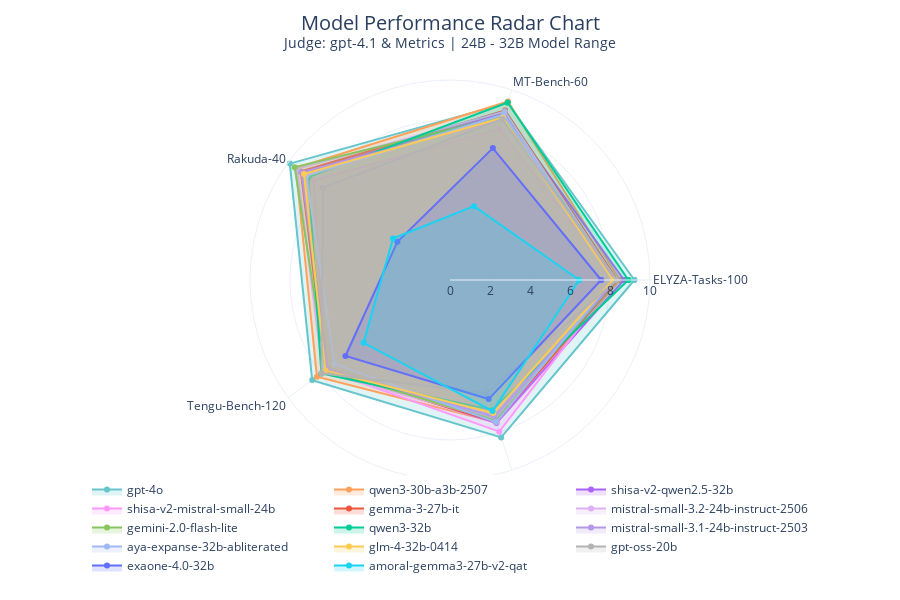

Notebook code cell kept with this figure:
### Code cell
import plotly.graph_objects as go
import plotly.express as px
import textwrap

primary_judge = 'judge_gpt-4.1'
df_filtered = all_result_df[all_result_df['judge_model'].isin([primary_judge, 'Metrics (BLEU/chrF)'])]
mean_df = df_filtered.groupby(["model_name", "eval_dataset"])['score'].mean().reset_index()
unique_benchmarks = sorted(mean_df['eval_dataset'].unique())

def hex_to_rgba(h, a):
    h = h.lstrip('#')
    return f'rgba({int(h[0:2], 16)}, {int(h[2:4], 16)}, {int(h[4:6], 16)}, {a})'

fig_radar = go.Figure()
# Uses the global model_order and color_map
for model_name in model_order:
    if model_name in mean_df['model_name'].values:
        model_subset = mean_df[mean_df['model_name'] == model_name].set_index('eval_dataset').reindex(unique_benchmarks).reset_index()

        # Check if there's data to avoid errors
        if not model_subset.empty:
            scores_closed = model_subset["score"].tolist() + [model_subset["score"].iloc[0]]
            theta_closed = model_subset["eval_dataset"].tolist() + [model_subset["eval_dataset"].iloc[0]]

            fig_radar.add_trace(go.Scatterpolar(
                # Use the new "closed" lists
                r=scores_closed,
                theta=theta_closed,
                fill='toself',
                name=model_name,
                mode='lines+markers',
                line=dict(color=color_map[model_name]),
                fillcolor=hex_to_rgba(color_map[model_name], 0.2),
                hovertemplate="<b>%{fullData.name}</b><br>Score: %{r:.2f}<extra></extra>"
            ))
        
# --- Final Layout Update ---
fig_radar.update_layout(
    height=600,
    title=dict(
        text=f"Model Performance Radar Chart<br><sup>Judge: {primary_judge.replace('judge_', '')} & Metrics | {MODEL_RANGE_GROUP}</sup>",
        font=dict(size=20),
        x=0.5,
        y=0.95
    ),
    polar=dict(
        radialaxis=dict(visible=True, range=[0, 10]),
        angularaxis=dict(
            tickfont=dict(size=12)
        )
    ),
    legend=dict(
        orientation='h',
        yanchor='bottom',
        y=-0.25, # Further increase distance for legend
        xanchor='center',
        x=0.5
    ),
    template='plotly_white',
    # Increase bottom margin significantly to ensure everything fits
    margin=dict(l=80, r=80, b=120, t=80)
)

fig_radar.show()

# fig_radar.write_image(f"{GRAPHS_DIR}/radar_chart.png")

### Figure 1 — Plotly figure (JSON) as saved in the notebook; plotly's stock layout.template omitted (floating-point values rounded to 4 significant figures)
{"data": [{"fill": "toself", "fillcolor": "rgba(102, 197, 204, 0.2)", "hovertemplate": "<b>%{fullData.name}</b><br>Score: %{r:.2f}<extra></extra>", "line": {"color": "#66c5cc"}, "mode": "lines+markers", "name": "gpt-4o", "r": [9.22, 9.317, 9.9, 8.517, 8.277, 9.22], "theta": ["ELYZA-Tasks-100", "MT-Bench-60", "Rakuda-40", "Tengu-Bench-120", "VNTL-Translation-200", "ELYZA-Tasks-100"], "type": "scatterpolar"}, {"fill": "toself", "fillcolor": "rgba(255, 161, 90, 0.2)", "hovertemplate": "<b>%{fullData.name}</b><br>Score: %{r:.2f}<extra></extra>", "line": {"color": "#FFA15A"}, "mode": "lines+markers", "name": "qwen3-30b-a3b-2507", "r": [8.5, 9.383, 9.525, 8.225, 7.49, 8.5], "theta": ["ELYZA-Tasks-100", "MT-Bench-60", "Rakuda-40", "Tengu-Bench-120", "VNTL-Translation-200", "ELYZA-Tasks-100"], "type": "scatterpolar"}, {"fill": "toself", "fillcolor": "rgba(171, 99, 250, 0.2)", "hovertemplate": "<b>%{fullData.name}</b><br>Score: %{r:.2f}<extra></extra>", "line": {"color": "#AB63FA"}, "mode": "lines+markers", "name": "shisa-v2-qwen2.5-32b", "r": [8.7, 8.783, 9.125, 7.567, 7.518, 8.7], "theta": ["ELYZA-Tasks-100", "MT-Bench-60", "Rakuda-40", "Tengu-Bench-120", "VNTL-Translation-200", "ELYZA-Tasks-100"], "type": "scatterpolar"}, {"fill": "toself", "fillcolor": "rgba(255, 151, 255, 0.2)", "hovertemplate": "<b>%{fullData.name}</b><br>Score: %{r:.2f}<extra></extra>", "line": {"color": "#FF97FF"}, "mode": "lines+markers", "name": "shisa-v2-mistral-small-24b", "r": [8.3, 7.933, 8.45, 7.683, 7.973, 8.3], "theta": ["ELYZA-Tasks-100", "MT-Bench-60", "Rakuda-40", "Tengu-Bench-120", "VNTL-Translation-200", "ELYZA-Tasks-100"], "type": "scatterpolar"}, {"fill": "toself", "fillcolor": "rgba(239, 85, 59, 0.2)", "hovertemplate": "<b>%{fullData.name}</b><br>Score: %{r:.2f}<extra></extra>", "line": {"color": "#EF553B"}, "mode": "lines+markers", "name": "gemma-3-27b-it", "r": [8.36, 8.917, 9.225, 7.692, 7.456, 8.36], "theta": ["ELYZA-Tasks-100", "MT-Bench-60", "Rakuda-40", "Tengu-Bench-120", "VNTL-Translation-200", "ELYZA-Tasks-100"], "type": "scatterpolar"}, {"fill": "toself", "fillcolor": "rgba(220, 176, 242, 0.2)", "hovertemplate": "<b>%{fullData.name}</b><br>Score: %{r:.2f}<extra></extra>", "line": {"color": "#dcb0f2"}, "mode": "lines+markers", "name": "mistral-small-3.2-24b-instruct-2506", "r": [8.3, 8.867, 9.45, 7.867, 7.347, 8.3], "theta": ["ELYZA-Tasks-100", "MT-Bench-60", "Rakuda-40", "Tengu-Bench-120", "VNTL-Translation-200", "ELYZA-Tasks-100"], "type": "scatterpolar"}, {"fill": "toself", "fillcolor": "rgba(135, 197, 95, 0.2)", "hovertemplate": "<b>%{fullData.name}</b><br>Score: %{r:.2f}<extra></extra>", "line": {"color": "#87c55f"}, "mode": "lines+markers", "name": "gemini-2.0-flash-lite", "r": [8.3, 8.583, 9.6, 7.667, 7.375, 8.3], "theta": ["ELYZA-Tasks-100", "MT-Bench-60", "Rakuda-40", "Tengu-Bench-120", "VNTL-Translation-200", "ELYZA-Tasks-100"], "type": "scatterpolar"}, {"fill": "toself", "fillcolor": "rgba(0, 204, 150, 0.2)", "hovertemplate": "<b>%{fullData.name}</b><br>Score: %{r:.2f}<extra></extra>", "line": {"color": "#00CC96"}, "mode": "lines+markers", "name": "qwen3-32b", "r": [8.92, 9.333, 8.75, 7.95, 6.832, 8.92], "theta": ["ELYZA-Tasks-100", "MT-Bench-60", "Rakuda-40", "Tengu-Bench-120", "VNTL-Translation-200", "ELYZA-Tasks-100"], "type": "scatterpolar"}, {"fill": "toself", "fillcolor": "rgba(180, 151, 231, 0.2)", "hovertemplate": "<b>%{fullData.name}</b><br>Score: %{r:.2f}<extra></extra>", "line": {"color": "#b497e7"}, "mode": "lines+markers", "name": "mistral-small-3.1-24b-instruct-2503", "r": [8.3, 8.45, 9.175, 7.583, 7.193, 8.3], "theta": ["ELYZA-Tasks-100", "MT-Bench-60", "Rakuda-40", "Tengu-Bench-120", "VNTL-Translation-200", "ELYZA-Tasks-100"], "type": "scatterpolar"}, {"fill": "toself", "fillcolor": "rgba(158, 185, 243, 0.2)", "hovertemplate": "<b>%{fullData.name}</b><br>Score: %{r:.2f}<extra></extra>", "line": {"color": "#9eb9f3"}, "mode": "lines+markers", "name": "aya-expanse-32b-abliterated", "r": [8.12, 8.7, 8.875, 7.142, 7.485, 8.12], "theta": ["ELYZA-Tasks-100", "MT-Bench-60", "Rakuda-40", "Tengu-Bench-120", "VNTL-Translation-200", "ELYZA-Tasks-100"], "type": "scatterpolar"}, {"fill": "toself", "fillcolor": "rgba(254, 203, 82, 0.2)", "hovertemplate": "<b>%{fullData.name}</b><br>Score: %{r:.2f}<extra></extra>", "line": {"color": "#FECB52"}, "mode": "lines+markers", "name": "glm-4-32b-0414", "r": [8.14, 8.533, 9.025, 7.7, 6.998, 8.14], "theta": ["ELYZA-Tasks-100", "MT-Bench-60", "Rakuda-40", "Tengu-Bench-120", "VNTL-Translation-200", "ELYZA-Tasks-100"], "type": "scatterpolar"}, {"fill": "toself", "fillcolor": "rgba(179, 179, 179, 0.2)", "hovertemplate": "<b>%{fullData.name}</b><br>Score: %{r:.2f}<extra></extra>", "line": {"color": "#b3b3b3"}, "mode": "lines+markers", "name": "gpt-oss-20b", "r": [8.34, 8.467, 7.85, 7.942, 5.951, 8.34], "theta": ["ELYZA-Tasks-100", "MT-Bench-60", "Rakuda-40", "Tengu-Bench-120", "VNTL-Translation-200", "ELYZA-Tasks-100"], "type": "scatterpolar"}, {"fill": "toself", "fillcolor": "rgba(99, 110, 250, 0.2)", "hovertemplate": "<b>%{fullData.name}</b><br>Score: %{r:.2f}<extra></extra>", "line": {"color": "#636EFA"}, "mode": "lines+markers", "name": "exaone-4.0-32b", "r": [7.56, 6.933, 3.25, 6.462, 6.26, 7.56], "theta": ["ELYZA-Tasks-100", "MT-Bench-60", "Rakuda-40", "Tengu-Bench-120", "VNTL-Translation-200", "ELYZA-Tasks-100"], "type": "scatterpolar"}, {"fill": "toself", "fillcolor": "rgba(25, 211, 243, 0.2)", "hovertemplate": "<b>%{fullData.name}</b><br>Score: %{r:.2f}<extra></extra>", "line": {"color": "#19D3F3"}, "mode": "lines+markers", "name": "amoral-gemma3-27b-v2-qat", "r": [6.46, 3.883, 3.525, 5.342, 6.891, 6.46], "theta": ["ELYZA-Tasks-100", "MT-Bench-60", "Rakuda-40", "Tengu-Bench-120", "VNTL-Translation-200", "ELYZA-Tasks-100"], "type": "scatterpolar"}], "layout": {"height": 600, "legend": {"orientation": "h", "x": 0.5, "xanchor": "center", "y": -0.25, "yanchor": "bottom"}, "margin": {"b": 120, "l": 80, "r": 80, "t": 80}, "polar": {"angularaxis": {"tickfont": {"size": 12}}, "radialaxis": {"range": [0, 10], "visible": true}}, "title": {"font": {"size": 20}, "text": "Model Performance Radar Chart<br><sup>Judge: gpt-4.1 & Metrics | 24B - 32B Model Range</sup>", "x": 0.5, "y": 0.95}}}
